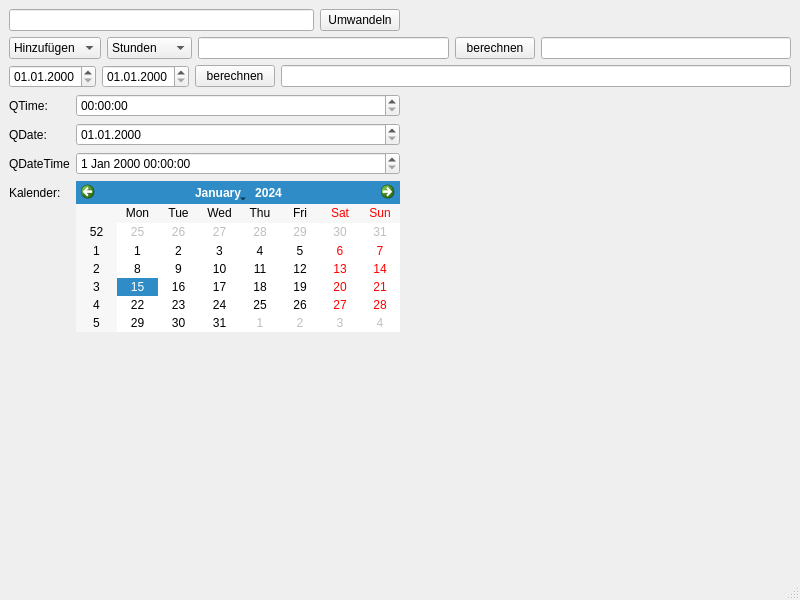
<?xml version="1.0" encoding="UTF-8"?>
<ui version="4.0">
 <class>MainWindow</class>
 <widget class="QMainWindow" name="MainWindow">
  <property name="geometry">
   <rect>
    <x>0</x>
    <y>0</y>
    <width>800</width>
    <height>600</height>
   </rect>
  </property>
  <property name="windowTitle">
   <string>MainWindow</string>
  </property>
  <widget class="QWidget" name="centralwidget">
   <layout class="QGridLayout" name="gridLayout">
    <item row="0" column="0">
     <layout class="QVBoxLayout" name="verticalLayout">
      <item>
       <layout class="QHBoxLayout" name="horizontalLayout_4">
        <item>
         <layout class="QHBoxLayout" name="horizontalLayout_2">
          <item>
           <widget class="QLineEdit" name="dateTimeLineEdit"/>
          </item>
          <item>
           <widget class="QPushButton" name="convertPushButton">
            <property name="text">
             <string>Umwandeln</string>
            </property>
           </widget>
          </item>
         </layout>
        </item>
        <item>
         <spacer name="horizontalSpacer">
          <property name="orientation">
           <enum>Qt::Horizontal</enum>
          </property>
          <property name="sizeHint" stdset="0">
           <size>
            <width>40</width>
            <height>20</height>
           </size>
          </property>
         </spacer>
        </item>
       </layout>
      </item>
      <item>
       <layout class="QHBoxLayout" name="horizontalLayout">
        <item>
         <widget class="QComboBox" name="addSubComboBox">
          <item>
           <property name="text">
            <string>Hinzufügen</string>
           </property>
          </item>
          <item>
           <property name="text">
            <string>Entfernen</string>
           </property>
          </item>
         </widget>
        </item>
        <item>
         <widget class="QComboBox" name="kindComboBox">
          <item>
           <property name="text">
            <string>Stunden</string>
           </property>
          </item>
          <item>
           <property name="text">
            <string>Minuten</string>
           </property>
          </item>
          <item>
           <property name="text">
            <string>Sekunden</string>
           </property>
          </item>
          <item>
           <property name="text">
            <string>Tage</string>
           </property>
          </item>
          <item>
           <property name="text">
            <string>Monate</string>
           </property>
          </item>
          <item>
           <property name="text">
            <string>Jahre</string>
           </property>
          </item>
         </widget>
        </item>
        <item>
         <widget class="QLineEdit" name="inputLineEdit"/>
        </item>
        <item>
         <widget class="QPushButton" name="addSubPushButton">
          <property name="text">
           <string>berechnen</string>
          </property>
         </widget>
        </item>
        <item>
         <widget class="QLineEdit" name="resultLineEdit"/>
        </item>
       </layout>
      </item>
      <item>
       <layout class="QHBoxLayout" name="horizontalLayout_3">
        <item>
         <widget class="QDateEdit" name="fromDateEdit">
          <property name="displayFormat">
           <string>dd.MM.yyyy</string>
          </property>
         </widget>
        </item>
        <item>
         <widget class="QDateEdit" name="toDateEdit">
          <property name="displayFormat">
           <string>dd.MM.yyyy</string>
          </property>
         </widget>
        </item>
        <item>
         <widget class="QPushButton" name="pushButton">
          <property name="text">
           <string>berechnen</string>
          </property>
         </widget>
        </item>
        <item>
         <widget class="QLineEdit" name="daysLineEdit"/>
        </item>
       </layout>
      </item>
      <item>
       <layout class="QHBoxLayout" name="horizontalLayout_5">
        <item>
         <layout class="QFormLayout" name="formLayout">
          <item row="0" column="0">
           <widget class="QLabel" name="label">
            <property name="text">
             <string>QTime:</string>
            </property>
           </widget>
          </item>
          <item row="0" column="1">
           <widget class="QTimeEdit" name="timeEdit">
            <property name="displayFormat">
             <string>HH:mm:ss</string>
            </property>
           </widget>
          </item>
          <item row="1" column="0">
           <widget class="QLabel" name="label_2">
            <property name="text">
             <string>QDate:</string>
            </property>
           </widget>
          </item>
          <item row="1" column="1">
           <widget class="QDateEdit" name="dateEdit">
            <property name="displayFormat">
             <string>dd.MM.yyyy</string>
            </property>
           </widget>
          </item>
          <item row="2" column="0">
           <widget class="QLabel" name="label_3">
            <property name="text">
             <string>QDateTime</string>
            </property>
           </widget>
          </item>
          <item row="2" column="1">
           <widget class="QDateTimeEdit" name="dateTimeEdit"/>
          </item>
          <item row="3" column="0">
           <widget class="QLabel" name="label_4">
            <property name="text">
             <string>Kalender:</string>
            </property>
           </widget>
          </item>
          <item row="3" column="1">
           <widget class="QCalendarWidget" name="calendarWidget"/>
          </item>
         </layout>
        </item>
        <item>
         <spacer name="horizontalSpacer_2">
          <property name="orientation">
           <enum>Qt::Horizontal</enum>
          </property>
          <property name="sizeHint" stdset="0">
           <size>
            <width>40</width>
            <height>20</height>
           </size>
          </property>
         </spacer>
        </item>
       </layout>
      </item>
      <item>
       <spacer name="verticalSpacer">
        <property name="orientation">
         <enum>Qt::Vertical</enum>
        </property>
        <property name="sizeHint" stdset="0">
         <size>
          <width>20</width>
          <height>40</height>
         </size>
        </property>
       </spacer>
      </item>
     </layout>
    </item>
   </layout>
  </widget>
  <widget class="QMenuBar" name="menubar">
   <property name="geometry">
    <rect>
     <x>0</x>
     <y>0</y>
     <width>800</width>
     <height>24</height>
    </rect>
   </property>
  </widget>
  <widget class="QStatusBar" name="statusbar"/>
 </widget>
 <resources/>
 <connections>
  <connection>
   <sender>timeEdit</sender>
   <signal>timeChanged(QTime)</signal>
   <receiver>dateTimeEdit</receiver>
   <slot>setTime(QTime)</slot>
   <hints>
    <hint type="sourcelabel">
     <x>120</x>
     <y>216</y>
    </hint>
    <hint type="destinationlabel">
     <x>123</x>
     <y>277</y>
    </hint>
   </hints>
  </connection>
  <connection>
   <sender>dateEdit</sender>
   <signal>dateChanged(QDate)</signal>
   <receiver>dateTimeEdit</receiver>
   <slot>setDate(QDate)</slot>
   <hints>
    <hint type="sourcelabel">
     <x>173</x>
     <y>248</y>
    </hint>
    <hint type="destinationlabel">
     <x>170</x>
     <y>278</y>
    </hint>
   </hints>
  </connection>
  <connection>
   <sender>dateTimeEdit</sender>
   <signal>dateChanged(QDate)</signal>
   <receiver>dateEdit</receiver>
   <slot>setDate(QDate)</slot>
   <hints>
    <hint type="sourcelabel">
     <x>228</x>
     <y>278</y>
    </hint>
    <hint type="destinationlabel">
     <x>231</x>
     <y>246</y>
    </hint>
   </hints>
  </connection>
  <connection>
   <sender>dateTimeEdit</sender>
   <signal>timeChanged(QTime)</signal>
   <receiver>timeEdit</receiver>
   <slot>setTime(QTime)</slot>
   <hints>
    <hint type="sourcelabel">
     <x>299</x>
     <y>278</y>
    </hint>
    <hint type="destinationlabel">
     <x>305</x>
     <y>213</y>
    </hint>
   </hints>
  </connection>
  <connection>
   <sender>dateTimeEdit</sender>
   <signal>dateChanged(QDate)</signal>
   <receiver>calendarWidget</receiver>
   <slot>setSelectedDate(QDate)</slot>
   <hints>
    <hint type="sourcelabel">
     <x>342</x>
     <y>287</y>
    </hint>
    <hint type="destinationlabel">
     <x>337</x>
     <y>361</y>
    </hint>
   </hints>
  </connection>
  <connection>
   <sender>dateEdit</sender>
   <signal>dateChanged(QDate)</signal>
   <receiver>calendarWidget</receiver>
   <slot>setSelectedDate(QDate)</slot>
   <hints>
    <hint type="sourcelabel">
     <x>274</x>
     <y>247</y>
    </hint>
    <hint type="destinationlabel">
     <x>271</x>
     <y>387</y>
    </hint>
   </hints>
  </connection>
  <connection>
   <sender>calendarWidget</sender>
   <signal>clicked(QDate)</signal>
   <receiver>dateTimeEdit</receiver>
   <slot>setDate(QDate)</slot>
   <hints>
    <hint type="sourcelabel">
     <x>238</x>
     <y>437</y>
    </hint>
    <hint type="destinationlabel">
     <x>256</x>
     <y>277</y>
    </hint>
   </hints>
  </connection>
  <connection>
   <sender>calendarWidget</sender>
   <signal>clicked(QDate)</signal>
   <receiver>dateEdit</receiver>
   <slot>setDate(QDate)</slot>
   <hints>
    <hint type="sourcelabel">
     <x>205</x>
     <y>391</y>
    </hint>
    <hint type="destinationlabel">
     <x>205</x>
     <y>247</y>
    </hint>
   </hints>
  </connection>
 </connections>
</ui>
